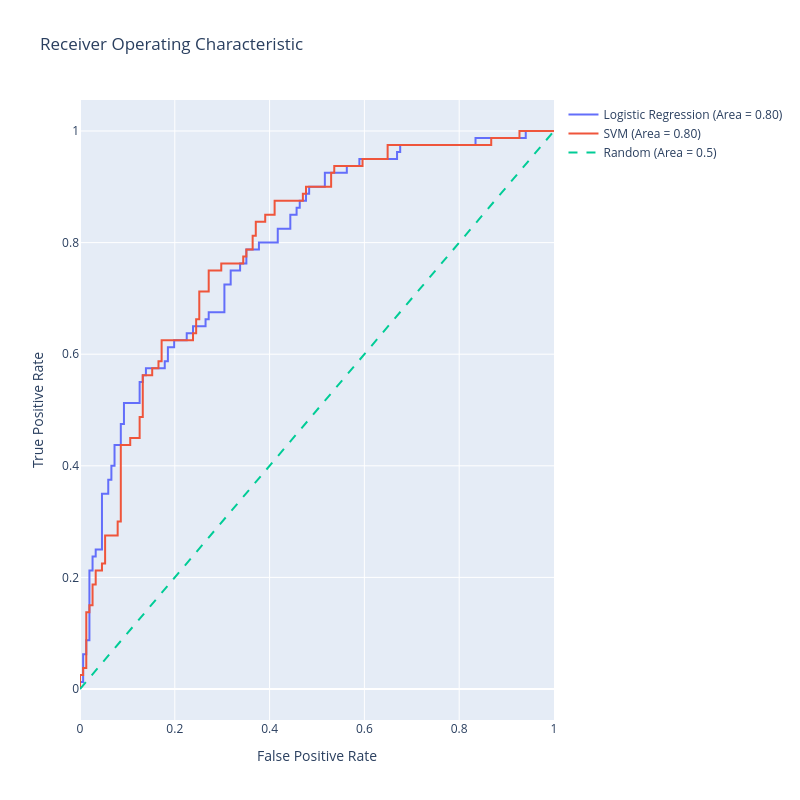

The code cell stored with this chart in its notebook:
### Code cell
import numpy as np
import plotly.graph_objects as go
from sklearn.linear_model import LogisticRegression
from sklearn.svm import SVC
from sklearn.metrics import roc_curve, roc_auc_score
from sklearn.preprocessing import StandardScaler

# Assuming that X_train, X_test, y_train, y_test are already defined

# SVM requires feature scaling for better performance
scaler = StandardScaler()
x_train_scaled = scaler.fit_transform(x_train)
x_test_scaled = scaler.transform(x_test)

# Logistic Regression model
lr_model = LogisticRegression(max_iter=1000)
lr_model.fit(x_train, y_train)
lr_scores = lr_model.predict_proba(x_test)[:,1]

# SVM model
svm_model = SVC(probability=True)
svm_model.fit(x_train_scaled, y_train)
svm_scores = svm_model.predict_proba(x_test_scaled)[:,1]

# Generate ROC curve data for logistic regression model
lr_fpr, lr_tpr, lr_thresholds = roc_curve(y_test, lr_scores)
lr_auc = roc_auc_score(y_test, lr_scores)

# Generate ROC curve data for SVM model
svm_fpr, svm_tpr, svm_thresholds = roc_curve(y_test, svm_scores)
svm_auc = roc_auc_score(y_test, svm_scores)

# Generate a trace for the Logistic Regression ROC curve
trace0 = go.Scatter(
    x=lr_fpr,
    y=lr_tpr,
    mode='lines',
    name=f'Logistic Regression (Area = {lr_auc:.2f})'
)

# Generate a trace for the SVM ROC curve
trace1 = go.Scatter(
    x=svm_fpr,
    y=svm_tpr,
    mode='lines',
    name=f'SVM (Area = {svm_auc:.2f})'
)

# Diagonal line
trace2 = go.Scatter(
    x=[0, 1],
    y=[0, 1],
    mode='lines',
    name='Random (Area = 0.5)',
    line=dict(dash='dash')
)

data = [trace0, trace1, trace2]

# Define layout with square aspect ratio
layout = go.Layout(
    title='Receiver Operating Characteristic',
    xaxis=dict(title='False Positive Rate'),
    yaxis=dict(title='True Positive Rate'),
    autosize=False,
    width=800,
    height=800,
    showlegend=True
)

# Define figure and add data
fig = go.Figure(data=data, layout=layout)

# Show figure
fig.show()

### Figure 1 — Plotly figure (JSON) as saved in the notebook; plotly's stock layout.template omitted (floating-point values rounded to 4 significant figures)
{"data": [{"mode": "lines", "name": "Logistic Regression (Area = 0.80)", "type": "scatter", "x": [0.0, 0.0, 0.006623, 0.006623, 0.01325, 0.01325, 0.01987, 0.01987, 0.02649, 0.02649, 0.03311, 0.03311, 0.04636, 0.04636, 0.0596, 0.0596, 0.06623, 0.06623, 0.07285, 0.07285, 0.08609, 0.08609, 0.09272, 0.09272, 0.1258, 0.1258, 0.1325, 0.1325, 0.1391, 0.1391, 0.1788, 0.1788, 0.1854, 0.1854, 0.1987, 0.1987, 0.2252, 0.2252, 0.2384, 0.2384, 0.2649, 0.2649, 0.2715, 0.2715, 0.3046, 0.3046, 0.3179, 0.3179, 0.3377, 0.3377, 0.351, 0.351, 0.3775, 0.3775, 0.4172, 0.4172, 0.4437, 0.4437, 0.457, 0.457, 0.4636, 0.4636, 0.4768, 0.4768, 0.4834, 0.4834, 0.5166, 0.5166, 0.5629, 0.5629, 0.5894, 0.5894, 0.6689, 0.6689, 0.6755, 0.6755, 0.8344, 0.8344, 0.9404, 0.9404, 1.0], "y": [0.0, 0.0125, 0.0125, 0.0625, 0.0625, 0.0875, 0.0875, 0.2125, 0.2125, 0.2375, 0.2375, 0.25, 0.25, 0.35, 0.35, 0.375, 0.375, 0.4, 0.4, 0.4375, 0.4375, 0.475, 0.475, 0.5125, 0.5125, 0.55, 0.55, 0.5625, 0.5625, 0.575, 0.575, 0.5875, 0.5875, 0.6125, 0.6125, 0.625, 0.625, 0.6375, 0.6375, 0.65, 0.65, 0.6625, 0.6625, 0.675, 0.675, 0.725, 0.725, 0.75, 0.75, 0.7625, 0.7625, 0.7875, 0.7875, 0.8, 0.8, 0.825, 0.825, 0.85, 0.85, 0.8625, 0.8625, 0.875, 0.875, 0.8875, 0.8875, 0.9, 0.9, 0.925, 0.925, 0.9375, 0.9375, 0.95, 0.95, 0.9625, 0.9625, 0.975, 0.975, 0.9875, 0.9875, 1.0, 1.0]}, {"mode": "lines", "name": "SVM (Area = 0.80)", "type": "scatter", "x": [0.0, 0.0, 0.0, 0.006623, 0.006623, 0.01325, 0.01325, 0.01987, 0.01987, 0.02649, 0.02649, 0.03311, 0.03311, 0.04636, 0.04636, 0.05298, 0.05298, 0.07947, 0.07947, 0.08609, 0.08609, 0.106, 0.106, 0.1258, 0.1258, 0.1325, 0.1325, 0.1523, 0.1523, 0.1656, 0.1656, 0.1722, 0.1722, 0.2384, 0.2384, 0.245, 0.245, 0.2517, 0.2517, 0.2715, 0.2715, 0.298, 0.298, 0.3444, 0.3444, 0.351, 0.351, 0.3642, 0.3642, 0.3709, 0.3709, 0.3907, 0.3907, 0.4106, 0.4106, 0.4702, 0.4702, 0.4768, 0.4768, 0.5298, 0.5298, 0.5364, 0.5364, 0.596, 0.596, 0.649, 0.649, 0.8675, 0.8675, 0.9272, 0.9272, 1.0], "y": [0.0, 0.0125, 0.025, 0.025, 0.0375, 0.0375, 0.1375, 0.1375, 0.15, 0.15, 0.1875, 0.1875, 0.2125, 0.2125, 0.225, 0.225, 0.275, 0.275, 0.3, 0.3, 0.4375, 0.4375, 0.45, 0.45, 0.4875, 0.4875, 0.5625, 0.5625, 0.575, 0.575, 0.5875, 0.5875, 0.625, 0.625, 0.6375, 0.6375, 0.6625, 0.6625, 0.7125, 0.7125, 0.75, 0.75, 0.7625, 0.7625, 0.775, 0.775, 0.7875, 0.7875, 0.8125, 0.8125, 0.8375, 0.8375, 0.85, 0.85, 0.875, 0.875, 0.8875, 0.8875, 0.9, 0.9, 0.925, 0.925, 0.9375, 0.9375, 0.95, 0.95, 0.975, 0.975, 0.9875, 0.9875, 1.0, 1.0]}, {"line": {"dash": "dash"}, "mode": "lines", "name": "Random (Area = 0.5)", "type": "scatter", "x": [0, 1], "y": [0, 1]}], "layout": {"autosize": false, "height": 800, "showlegend": true, "title": {"text": "Receiver Operating Characteristic"}, "width": 800, "xaxis": {"title": {"text": "False Positive Rate"}}, "yaxis": {"title": {"text": "True Positive Rate"}}}}
